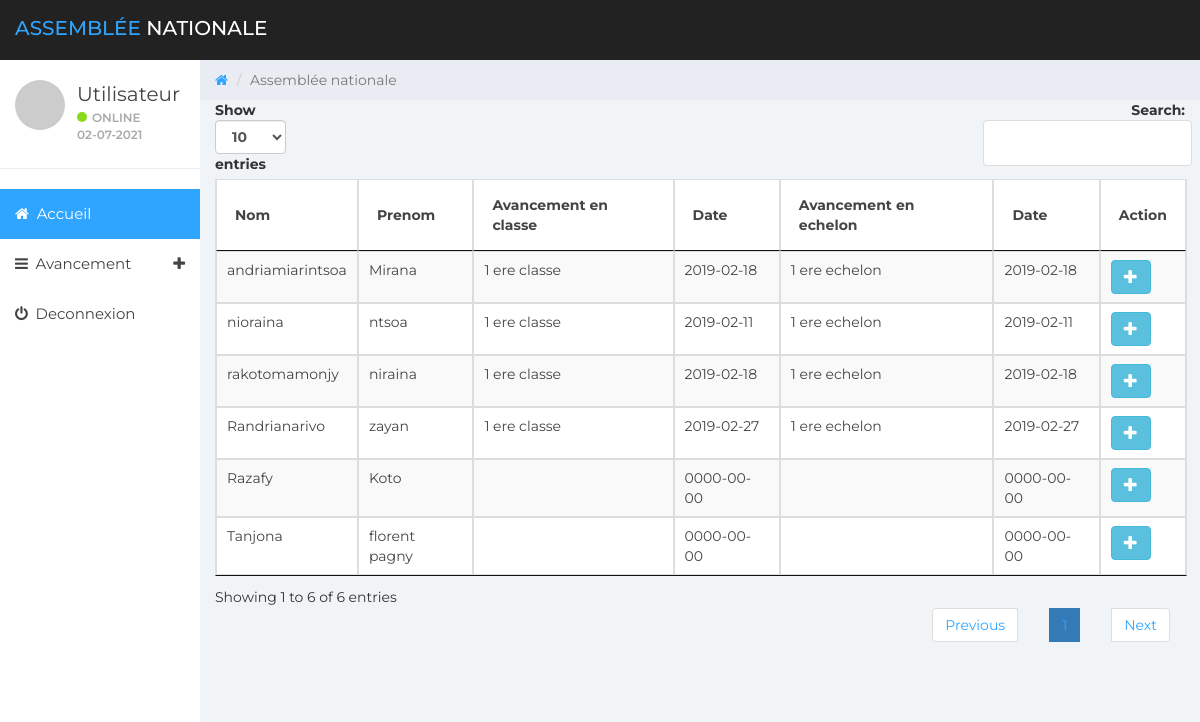
The app's page /class1.php with its own data.
### tables this page shows
CREATE TABLE `avancement` (
  `id_av` int(11) NOT NULL,
  `nom` text NOT NULL,
  `prenom` text NOT NULL,
  `DcEchelonU` text NOT NULL,
  `dateDcEchelonU` date NOT NULL,
  `DcEchelonD` text NOT NULL,
  `dateDcEchelonD` date NOT NULL,
  `DcEchelonT` text NOT NULL,
  `dateDcEchelonT` date NOT NULL,
  `PcEchelonU` text NOT NULL,
  `datePcEchelonU` date NOT NULL,
  `PcEchelonD` text NOT NULL,
  `datePcEchelonD` date NOT NULL,
  `PcEchelonT` text NOT NULL,
  `datePcEchelonT` date NOT NULL,
  `CpEchelonU` text NOT NULL,
  `dateCpEchelonU` date NOT NULL,
  `CpEchelonD` text NOT NULL,
  `dateCpEchelonD` date NOT NULL,
  `CpEchelonT` text NOT NULL,
  `dateCpEchelonT` date NOT NULL,
  `CeEchelonU` text NOT NULL,
  `dateCeEchelonU` date NOT NULL,
  `CeEchelonD` text NOT NULL,
  `dateCeEchelonD` date NOT NULL,
  `dateDc` date NOT NULL,
  `datePc` date NOT NULL,
  `dateCp` date NOT NULL,
  `dateCe` date NOT NULL,
  `classeD` text NOT NULL,
  `classeU` text NOT NULL,
  `classeP` text NOT NULL,
  `classeE` text NOT NULL
);

### class1.php (the view, shortened to what this page needs)
<!DOCTYPE html>
<html>
<head>
	<link href="css/bootstrap.min.css" rel="stylesheet">
	<link href="css/font-awesome.min.css" rel="stylesheet">
	<link href="css/datepicker3.css" rel="stylesheet">
	<link href="css/styles.css" rel="stylesheet">
	<link rel="stylesheet" type="text/css" href="css/table/datatables.css">
  <link rel="stylesheet" type="text/css" href="css/table/datatables.min.css">
</head>
<body>
	<nav class="navbar navbar-custom navbar-fixed-top" role="navigation">
		<div class="container-fluid">
			<div class="navbar-header">
				<a class="navbar-brand" href="#"><span>Assemblée</span> Nationale</a>
			</div>
		</div>
	</nav>
<?php
include('header.php');
?>
	<div class="col-sm-9 col-sm-offset-3 col-lg-10 col-lg-offset-2 main">
		<div class="row">
			<ol class="breadcrumb">
				<li><a href="#">
					<em class="fa fa-home"></em>
				</a></li>
				<li class="active">Assemblée nationale</li>
			</ol>
		</div>
		<div class="row">
			<div class="col-lg-12">
<?php
include("dbConfig.php");
$query = "SELECT * FROM `avancement`";
$result = $conn->query($query);
?>
<table id="dtBasicExample" class="table table-striped table-bordered" cellspacing="0" width="100%">
  <thead class="thead-dark">
    <tr>
      <th class="th-sm">Nom
      </th>
      <th class="th-sm">Prenom
      </th>
      <th class="th-sm">Avancement en classe
      </th>
      <th class="th-sm">Date
      </th>
      <th class="th-sm">Avancement en echelon
      </th>
      <th class="th-sm">Date
      </th>
       <th class="th-sm">Action
      </th>
    </tr>
  </thead>
  <tbody>
                        <?php
                            while ($row = $result->fetch_assoc()) {
                        ?>
   <tr>
                            <td><?php echo $row['nom']; ?></td>
                            <td><?php echo $row['prenom']; ?></td>
                            <td><?php echo $row['classeU']; ?></td>
                            <td><?php echo $row['datePc']; ?></td>
                            <td><?php echo $row['PcEchelonU']; ?></td>
                            <td><?php echo $row['datePcEchelonU']; ?></td>
                            <td>
                                <a href="reload1.php?id_av=<?php echo $row['id_av']; ?>" class="btn btn-info"  role="button"><i class="glyphicon glyphicon-plus"></i></a>
                            </td>
                        </tr>
                        <?php
                                  }
                        ?>
  </tbody>
</table>
<br>
			</div>
		</div>
	</div>
</body>
</body>
</html>

### header.php (shortened to what this page needs)
<div id="sidebar-collapse" class="col-sm-3 col-lg-2 sidebar">
	<div class="profile-sidebar">
		<div class="profile-userpic">
			<img src="http://placehold.it/50/30a5ff/fff" class="img-responsive" alt="">
		</div>
		<div class="profile-usertitle">
			<div class="profile-usertitle-name">Utilisateur</div>
			<div class="profile-usertitle-status"><span class="indicator label-success"></span>Online<br><?php echo date('d-m-Y '); ?></div>
		</div>
	</div>
	<ul class="nav menu">
		<li class="active"><a href="index.php"><em class="fa fa-home">&nbsp;</em> Accueil</a></li>
		<li class="parent "><a data-toggle="collapse" href="#sub-item-1">
			<em class="fa fa-navicon">&nbsp;</em> Avancement <span data-toggle="collapse" href="#sub-item-1" class="icon pull-right"><em class="fa fa-plus"></em></span>
			</a>
		</li>
		<li><a href="deconnexion.php"><em class="fa fa-power-off">&nbsp;</em> Deconnexion</a></li>
	</ul>
</div>

### css/styles.css (style rules this page uses)
body { background: #f1f4f7; padding-top: 60px; font-size: 14px; color: #444444; font-family: "Montserrat", "Helvetica Neue", Helvetica, Arial, sans-serif; }
a, a:hover, a:focus { color: #30a5ff; }
.navbar-custom { background: #222; height: 60px; }
.navbar-header .navbar-brand { color: #fff; font-size: 20px; text-transform: uppercase; font-weight: 500; height: 60px; padding-top: 18px; }
.navbar-header .navbar-brand span { color: #30a5ff; }
.label-success { background-color: #8ad919; }
.navbar { border: 0; }
.sidebar { display: block; padding: 0; display: none; box-shadow: none; background: #fff; }
.sidebar ul { margin: 20px 0px; }
@media (min-width: 768px) { .sidebar { display: block; position: fixed; top: 60px; bottom: 0; left: 0; z-index: 1000; display: block; margin: 0; padding: 0; overflow-x: hidden; overflow-y: auto; } }
@media (min-width: 768px) { .navbar-header { width: 100%; } }
.sidebar ul.nav .active a, .sidebar ul.nav li.parent a.active, .sidebar ul.nav .active > a:hover, .sidebar ul.nav li.parent a.active:hover, .sidebar ul.nav .active > a:focus, .sidebar ul.nav li.parent a.active:focus { color: #fff; background-color: #30a5ff; }
.sidebar ul.nav li a { height: 50px; font-size: 15px; line-height: 2em; color: #444444; }
.profile-sidebar { padding: 10px 0; border-bottom: 1px solid #e9ecf2; }
.indicator { width: 10px; height: 10px; display: inline-block; border-radius: 9999px; margin-right: 5px; }
.profile-userpic img { float: left; margin: 10px 0px 0px 15px; width: 50px; height: 50px; border-radius: 9999px !important; }
.profile-usertitle { float: left; text-align: left; margin: 10px 0 0 12px; }
.profile-usertitle-name { font-size: 20px; margin-bottom: 0px; }
.profile-usertitle-status { text-transform: uppercase; color: #AAA; font-size: 12px; font-weight: 600; margin-bottom: 15px; }
.breadcrumb { border-radius: 0; padding: 10px 15px 10px 15px; background: #e9ecf2; margin: 0; }
.table { background: #fff; }
.table > thead > tr > th { border-bottom: 1px solid #e6e7e8; vertical-align: middle; height: 50px; }

### css/table/datatables.css (style rules this page uses)
table.dataTable { width: 100%; margin: 0 auto; clear: both; border-collapse: separate; border-spacing: 0; }
table.dataTable thead th, table.dataTable tfoot th { font-weight: bold; }
table.dataTable thead th, table.dataTable thead td { padding: 10px 18px; border-bottom: 1px solid #111; }
table.dataTable thead .sorting, table.dataTable thead .sorting_asc, table.dataTable thead .sorting_desc, table.dataTable thead .sorting_asc_disabled, table.dataTable thead .sorting_desc_disabled { cursor: pointer; *cursor: hand; background-repeat: no-repeat; background-position: center right; }
table.dataTable thead .sorting { background-image: url("DataTables-1.10.18/images/sort_both.png"); }
table.dataTable thead .sorting_asc { background-image: url("DataTables-1.10.18/images/sort_asc.png"); }
table.dataTable tbody tr { background-color: #ffffff; }
table.dataTable tbody th, table.dataTable tbody td { padding: 8px 10px; }
table.dataTable.no-footer { border-bottom: 1px solid #111; }
table.dataTable, table.dataTable th, table.dataTable td { box-sizing: content-box; }

### records on screen
avancement: nom "Tanjona", prenom "florent pagny", datePc "0000-00-00", datePcEchelonU "0000-00-00"
avancement: nom "andriamiarintsoa", prenom "Mirana", classeU "1 ere classe", datePc "2019-02-18", PcEchelonU "1 ere echelon", datePcEchelonU "2019-02-18"
avancement: nom "rakotomamonjy", prenom "niraina", classeU "1 ere classe", datePc "2019-02-18", PcEchelonU "1 ere echelon", datePcEchelonU "2019-02-18"
avancement: nom "nioraina", prenom "ntsoa", classeU "1 ere classe", datePc "2019-02-11", PcEchelonU "1 ere echelon", datePcEchelonU "2019-02-11"
avancement: nom "Randrianarivo", prenom "zayan", classeU "1 ere classe", datePc "2019-02-27", PcEchelonU "1 ere echelon", datePcEchelonU "2019-02-27"
avancement: nom "Razafy", prenom "Koto", datePc "0000-00-00", datePcEchelonU "0000-00-00"
